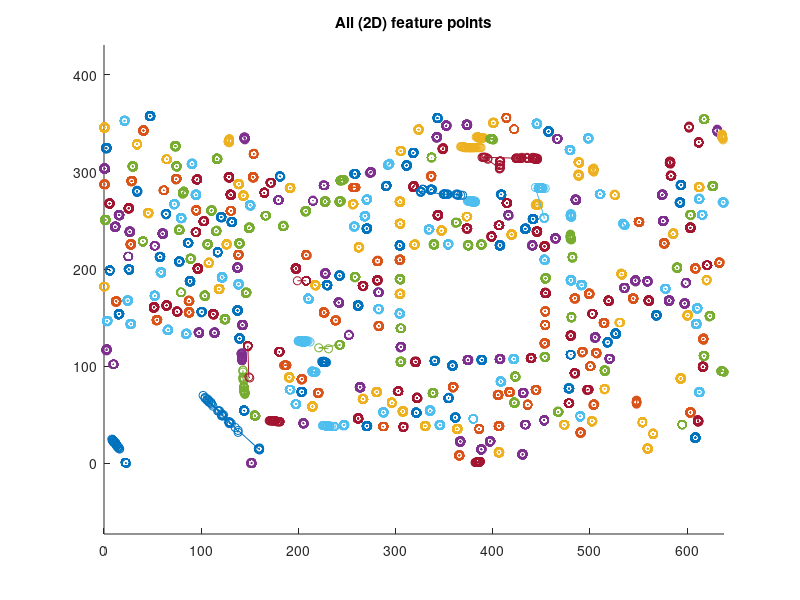
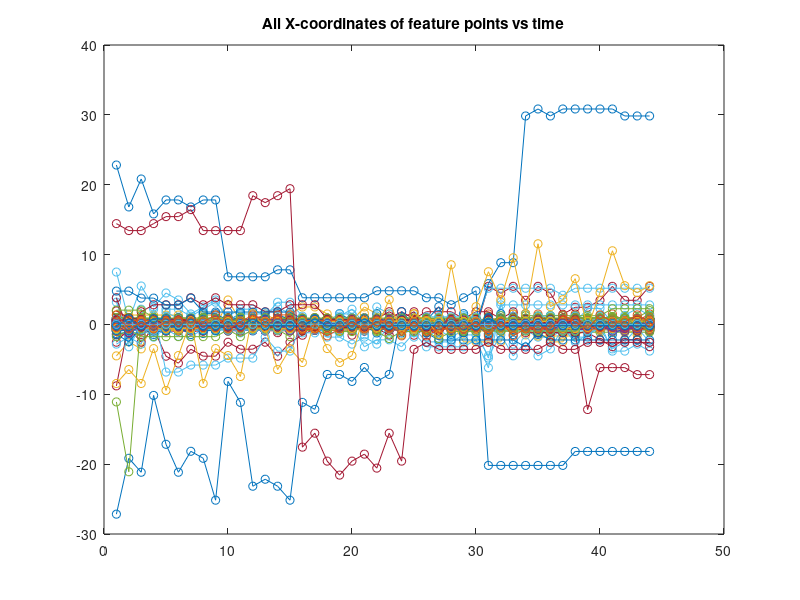
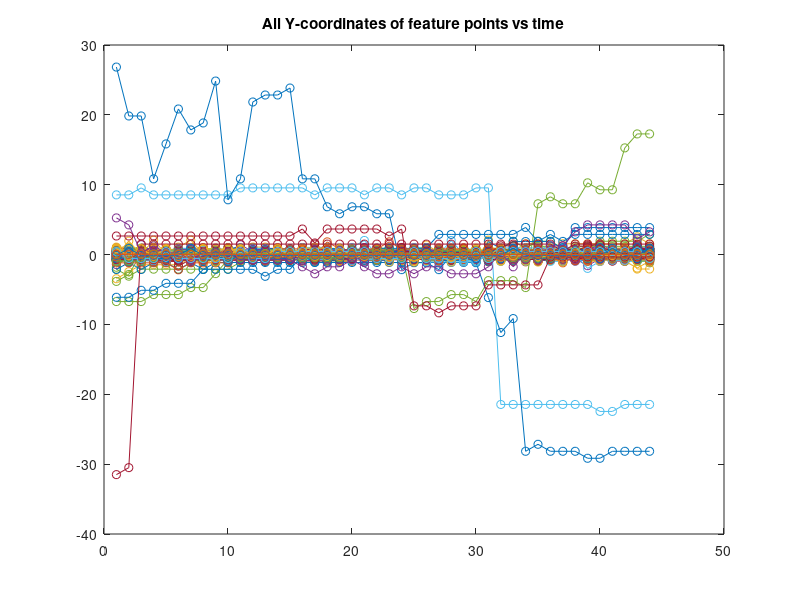
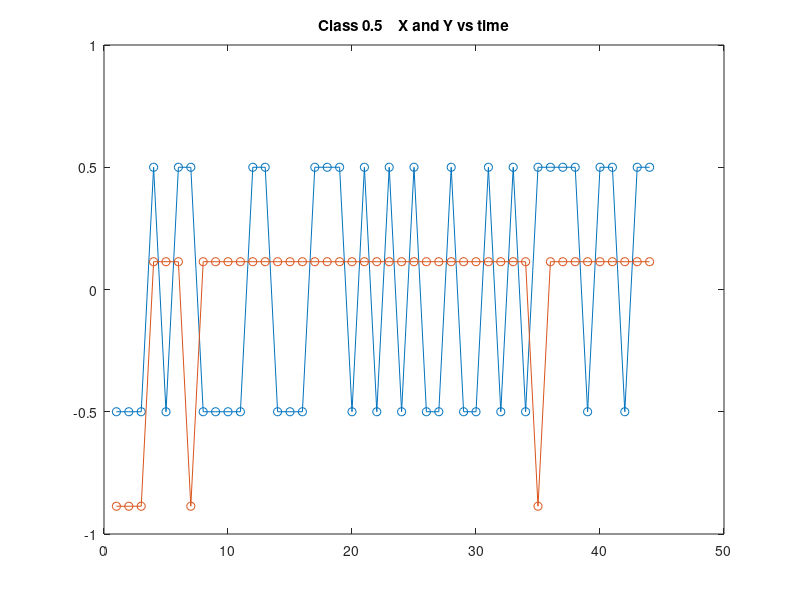

Recreate these plots in MATLAB, in order.
%
% Investigation of rolling shutter effect on 2D feature positions
% Tested with Octave 3.6.4
%

clf
close all
clc

load rolling_shutter_features_out.mat    % data
dataNormX = data(:,:,1) - mean(data(:,:,1));
dataNormY = data(:,:,2) - mean(data(:,:,2));

% Plot all feature points
figure(1)
title('All (2D) feature points')
hold on
for i=1:size(data,2)
    plot(data(:,i,1), data(:,i,2), 'o-')
end
axis equal tight
hold off

% Plot features' mean deviation over time for X and Y coordinates
figure(2)
plot(dataNormX, 'o-')
title('All X-coordinates of feature points vs time')
figure(3)
plot(dataNormY, 'o-')
title('All Y-coordinates of feature points vs time')

% Classify data into rolling shutter error and bad tracks
dataANormX = abs(dataNormX);
dataANormY = abs(dataNormY);
class0    =                                        find(all(dataANormX == 0));
classHalf = intersect(find(any(dataANormX > 0)),   find(all(dataANormX <= 0.5)));
class1    = intersect(find(any(dataANormX > 0.5)), find(all(dataANormX <= 1)));
class3    = intersect(find(any(dataANormX > 1)),   find(all(dataANormX <= 3)));
class3pX  =                                        find(any(dataANormX >  3));    % bad tracks
class3pY  =                                        find(any(dataANormY >  3));    % bad tracks
class3p   = intersect(class3pX, class3pY);    % bad tracking error for both coordinates

disp (['size(data)      = ', num2str(size(data,2)),      '    std = ', num2str(std(dataNormX(:,:)(:)))])
disp (['size(class0)    = ', num2str(length(class0)),    '    std = ', num2str(std(dataNormX(:,class0)(:)))])
disp (['size(classHalf) = ', num2str(length(classHalf)), '    std = ', num2str(std(dataNormX(:,classHalf)(:)))])
disp (['size(class1)    = ', num2str(length(class1)),    '    std = ', num2str(std(dataNormX(:,class1)(:)))])
disp (['size(class3)    = ', num2str(length(class3)),    '    std = ', num2str(std(dataNormX(:,class3)(:)))])
disp (['size(class3p)   = ', num2str(length(class3p)),   '    std = ', num2str(std(dataNormX(:,class3p)(:)))])

% Visualize class 0.5
figure(4)
plot([dataNormX(:,classHalf(1)), dataNormY(:,classHalf(1))], 'o-')
title('Class 0.5    X and Y vs time')
figure(5)
hist(dataNormX(:,classHalf(1)))
title('Class 0.5    Histogram X')
figure(6)
hist(dataNormY(:,classHalf(1)))
title('Class 0.5    Histogram Y')

% Visualize class 1
figure(7)
plot([dataNormX(:,class1(1)), dataNormY(:,class1(1))], 'o-')
title('Class 1    X and Y vs time')
figure(8)
hist(dataNormX(:,class1(1)))
title('Class 1    Histogram X')
figure(9)
hist(dataNormY(:,class1(1)))
title('Class 1    Histogram Y')

% Visualize class 3
figure(10)
plot([dataNormX(:,class3(1)), dataNormY(:,class3(1))], 'o-')
title('Class 3    X and Y vs time')
figure(11)
hist(dataNormX(:,class3(1)))
title('Class 3    Histogram X')
figure(12)
hist(dataNormY(:,class3(1)))
title('Class 3    Histogram Y')

% Visualize class 3+
figure(13)
plot(dataNormX(:,class3p(1)), dataNormY(:,class3p(1)), 'o-')
title('Class 3+    XY vs time')
axis equal tight
figure(14)
hist(dataNormX(:,class3p(1)))
title('Class 3+    Histogram X')
figure(15)
hist(dataNormY(:,class3p(1)))
title('Class 3+    Histogram Y')

% Visualize outliers caused by bad tracks    (95% of the data seems to have a std < 1.0)
dataNormRadius = sqrt(dataNormX.^2 + dataNormY.^2);
sortedStdRadius = sort(std(dataNormRadius));
figure(16)
semilogy(linspace(0, 100, size(data,2)), sortedStdRadius)
title('Standard Deviation of error (radius) of a feature vs percentile')

L_1sigma = round(.6827 * length(sortedStdRadius));
L_2sigma = round(.9545 * length(sortedStdRadius));
L_3sigma = round(.9973 * length(sortedStdRadius));
std_1sigma = sqrt(mean(sortedStdRadius(1:L_1sigma).^2));
std_2sigma = sqrt(mean(sortedStdRadius(1:L_2sigma).^2));
std_3sigma = sqrt(mean(sortedStdRadius(1:L_3sigma).^2));
disp (['std of error radius within 1 sigma = ', num2str(std_1sigma)])
disp (['std of error radius within 2 sigma = ', num2str(std_2sigma)])
disp (['std of error radius within 3 sigma = ', num2str(std_3sigma)])
